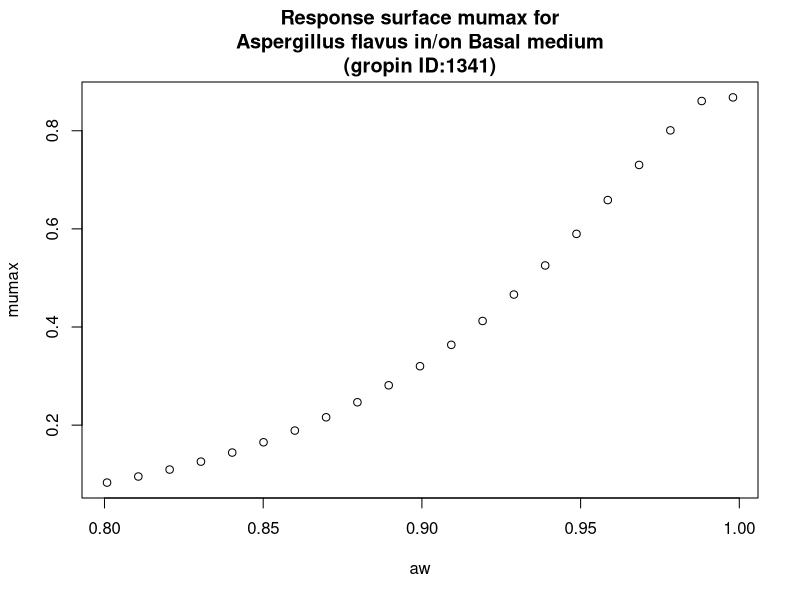

Generate this figure with R:
#############################
# start of Parameter script
#############################
aw <- seq(0.8008,0.998001998001998,length.out=21)
#############################
# end of Parameter script
#############################
############################# 
# start of Model script Gropin ID 1341 
#############################
 
# constant coefficients for this model
 
variables <- data.frame(aw)
argumentsPar <- expand.grid(variables)
 
# heart of the model
response_surface <- function(aw) {
   mumax <-exp(-0.2181+2.469*sqrt(1-aw)-16.94*(sqrt(1-aw))^2)

return(mumax=mumax)
} 

# output parameters
responseSurface <- cbind(argumentsPar,response_surface(argumentsPar['aw']))
colnames(responseSurface) <- c(colnames(argumentsPar),'mumax')
#############################
# End of Model script
#############################
############################# 
# start of Visualisation script Gropin ID 1341 
#############################
plot(aw,responseSurface$'mumax',xlab='aw',
                          ylab='mumax',main='Response surface mumax for
Aspergillus flavus in/on Basal medium
(gropin ID:1341)')
#############################
# End of Visualisation script
#############################
